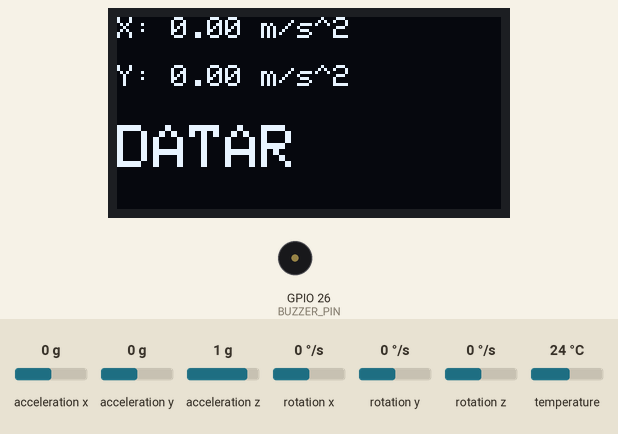
Simulated run of this program. Board: ESP32. Parts: 128×64 one-colour display, buzzer (waves = sounding, pin HIGH). Inputs (shaded band) come from the test bench; at power-on: acceleration x 0 g, acceleration y 0 g, acceleration z 1 g, rotation x 0 °/s, rotation y 0 °/s, rotation z 0 °/s, temperature 24 °C.

Above: at 1.2 s.
1.3 s: acceleration x set to -0.2 g
At 2.5 s:
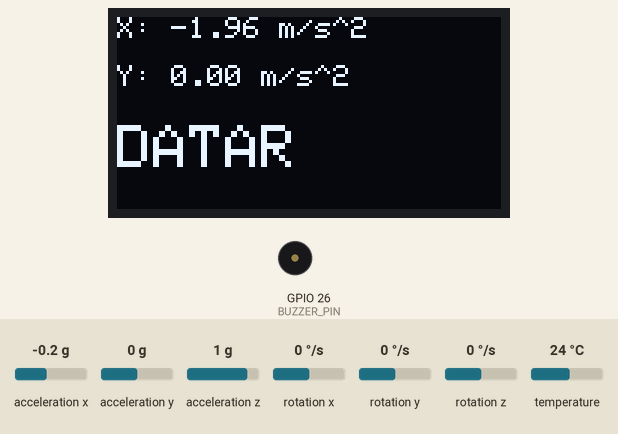
2.8 s: acceleration x set to -0.5 g
At 3.8 s:
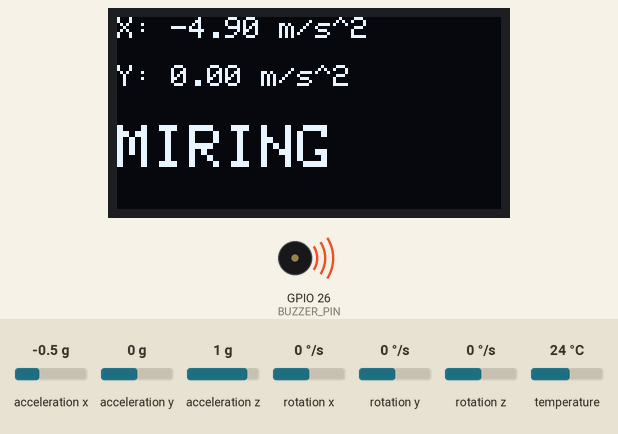
4.3 s: acceleration y set to -1.4 g
At 5.0 s:
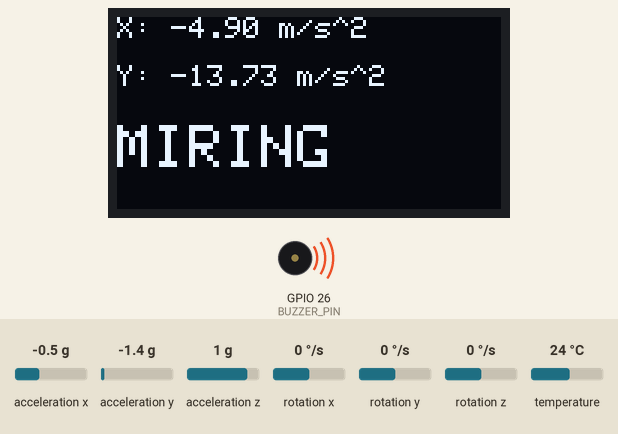
5.9 s: acceleration y set to -0.8 g
At 7.3 s:
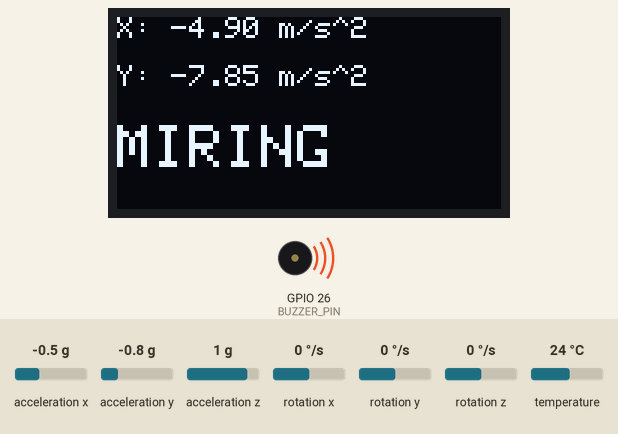
Timing chart, 0 to 8.4 s (numbered marks = the images above; inputs shaded):
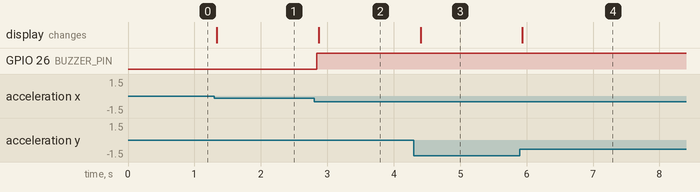

Measured:
- the behaviour switches between -0.3 and -0.4 g on acceleration x (found by bisection; images 1 and 2)
- after the input at 1.3 s, the display: changes at once (image 1)
- after the input at 2.8 s, GPIO 26 (BUZZER_PIN): LOW → HIGH at once; the display: changes after 0.07 s (image 2)
- after the input at 4.3 s, the display: changes after 0.10 s (image 3)
- after the input at 5.9 s, the display: changes at once (image 4)

The program:

main.cpp
```cpp
#include <Arduino.h>
#include <Wire.h>
#include <Adafruit_GFX.h>
#include <Adafruit_SSD1306.h>
#include <Adafruit_MPU6050.h>

#define BUZZER_PIN 26

TwoWire WireOLED = TwoWire(1);

Adafruit_MPU6050 mpu;
Adafruit_SSD1306 display(128, 64, &WireOLED, -1);

void setup() {
  Serial.begin(115200);

  pinMode(BUZZER_PIN, OUTPUT);

  Wire.begin(21, 22);
  WireOLED.begin(32, 33);
  mpu.begin(0x68, &Wire);
  display.begin(SSD1306_SWITCHCAPVCC, 0x3C);

  display.clearDisplay();
  display.setTextColor(WHITE);
  display.setTextSize(1);
}

void loop() {
  sensors_event_t a, g, temp;
  mpu.getEvent(&a, &g, &temp);

  display.clearDisplay();

  display.setTextSize(1);
  display.setCursor(0, 0);
  display.print("X: ");
  display.print(a.acceleration.x);
  display.println(" m/s^2");

  display.setCursor(0, 16);
  display.print("Y: ");
  display.print(a.acceleration.y);
  display.println(" m/s^2");

  // jika posisi sensor miring (sumbu X atau Y melebihi batas 3.0 m/s^2)
  if (abs(a.acceleration.x) > 3.0 || abs(a.acceleration.y) > 3.0) {
    display.setCursor(0, 36);
    display.setTextSize(2);
    display.print("MIRING");
    digitalWrite(BUZZER_PIN, HIGH); // Buzzer menyala
  } else {
    display.setCursor(0, 36);
    display.setTextSize(2);
    display.print("DATAR");
    digitalWrite(BUZZER_PIN, LOW);  // Buzzer mati
  }

  display.display();
  delay(100);
}
```
